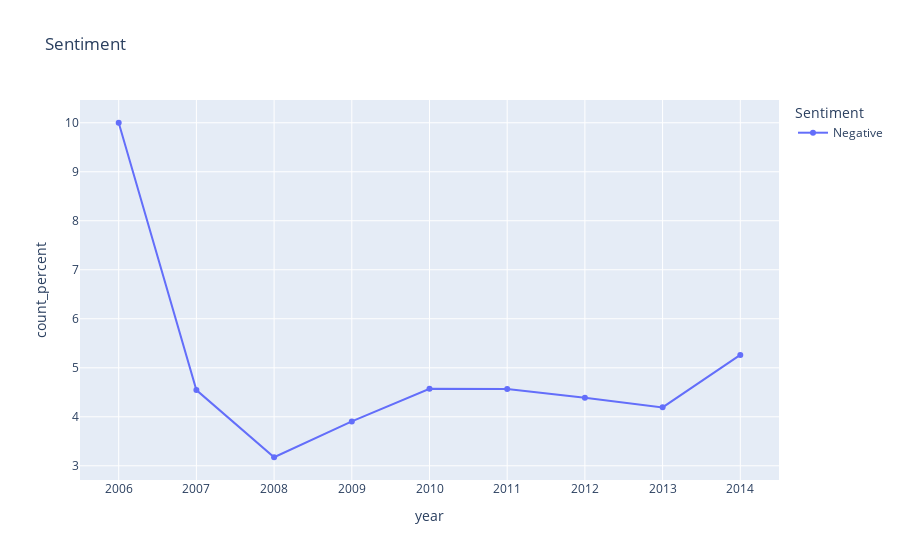

Source (notebook cell):
### Markdown cell above
### EDA

### Code cell
fig = px.line(df_year[df_year['Sentiment']=='Negative'], x="year", y="count_percent", color='Sentiment',title='Sentiment',markers=True)
fig.show()

### Figure 1 — Plotly figure (JSON) as saved in the notebook; plotly's stock layout.template omitted (floating-point values rounded to 4 significant figures)
{"data": [{"hovertemplate": "Sentiment=Negative<br>year=%{x}<br>count_percent=%{y}<extra></extra>", "legendgroup": "Negative", "line": {"color": "#636efa", "dash": "solid"}, "marker": {"symbol": "circle"}, "mode": "lines+markers", "name": "Negative", "orientation": "v", "showlegend": true, "type": "scatter", "x": [2006, 2007, 2008, 2009, 2010, 2011, 2012, 2013, 2014], "xaxis": "x", "y": [10, 4.545, 3.175, 3.906, 4.571, 4.568, 4.39, 4.192, 5.263], "yaxis": "y"}], "layout": {"legend": {"title": {"text": "Sentiment"}, "tracegroupgap": 0}, "title": {"text": "Sentiment"}, "xaxis": {"anchor": "y", "domain": [0, 1], "title": {"text": "year"}}, "yaxis": {"anchor": "x", "domain": [0, 1], "title": {"text": "count_percent"}}}}
